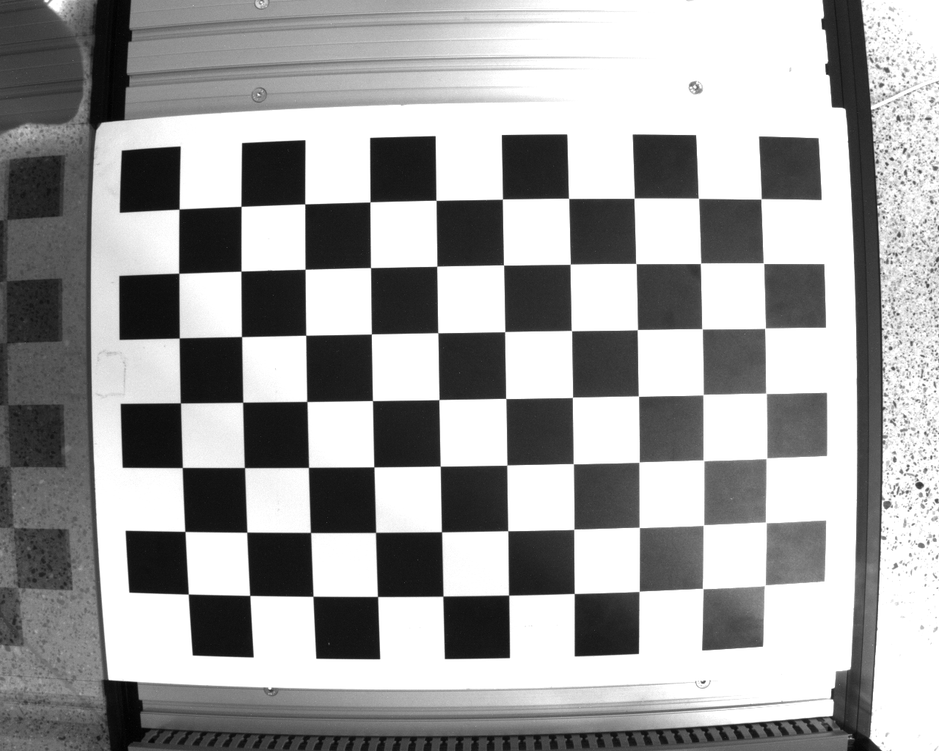
#> input picture intrinsics_images_3/cal_1.png, 939 x 751 px, shrunk from 1280 x 1024 before the run
$ python intrinsics_calibration.py
#> lines starting #> are read from the running program, lines starting #| are printed output that depends on the picture; after the words box and inside, x2 and y2 are one past the last pixel; in counts of white or black regions, pixels touching at a corner belong together
import numpy as np
import cv2
import glob

#### Calibrate intrinsic parameters:
# - Intrinsic matrix
# - (Quadratic) Distortion correction parameters
####

# We will use a chessboard as a calibrator. Do we see well al the squares?
chessboard_img = cv2.imread('../intrinsics_images_3/cal_1.png')
#> chessboard_img is the input picture: shape (751, 939, 3); min 1, max 255, mean 160.1
cv2.imshow('chessboard', chessboard_img)
cv2.waitKey(0)
cv2.destroyAllWindows()


# These numbers must match the used calibration grid. The grid is formed by the internal intersection of the chessboard
square_size = 50
rows = 7
columns = 10

# Coordinates of calibration grid points w.r.t. associated frame
chessboard_points = np.zeros((columns * rows, 3), np.float32)
chessboard_points[:, :2] = np.mgrid[0:columns, 0:rows].T.reshape(-1, 2)
chessboard_points *= square_size

# Arrays to store object points and image points from all the images.
objpoints = []  # 3d points in real world space, expressed in the calibrator's natural reference frame.
imgpoints = []  # 2d points in image plane.

# We could use multiple pictures of the calibrator, taken in different poses. In this case, we use one.
images = glob.glob("../intrinsics_images_3/*.png")
# images = ['CHESSBOARD.PNG']

# termination criteria for subpixel refinement
criteria = (cv2.TERM_CRITERIA_EPS + cv2.TERM_CRITERIA_MAX_ITER, 30, 0.001)

# Find chessboard corners
for fname in images:
    img = cv2.imread(fname)
    gray = cv2.cvtColor(img, cv2.COLOR_BGR2GRAY)

    # Find the chess board corners
    ret, corners = cv2.findChessboardCorners(gray, (columns, rows), None)
#> ret = True; corners = 70 rows, first 8: [179, 209], [241.2, 206.4], [304.8, 203.9], [370, 202], [436.1, 200.2], [502.4, 199], [568.8, 198.1], [634, 198]

    # If found, add object points, image points (after refining them)
    if ret == True:

        objpoints.append(chessboard_points)  # defined by hand, by us

        corners2 = cv2.cornerSubPix(gray, corners, (11, 11), (-1, -1), criteria)
#> corners2 = 70 rows, first 8: [179, 209.1], [241, 206.3], [304.7, 203.9], [369.9, 201.9], [436, 200.3], [502.4, 199.1], [568.6, 198.4], [634.1, 198.2]
        imgpoints.append(corners2)  # associated points in the image, with subpixel accuracy

        # Draw and display the corners
        cv2.drawChessboardCorners(img, (columns, rows), corners2, ret)
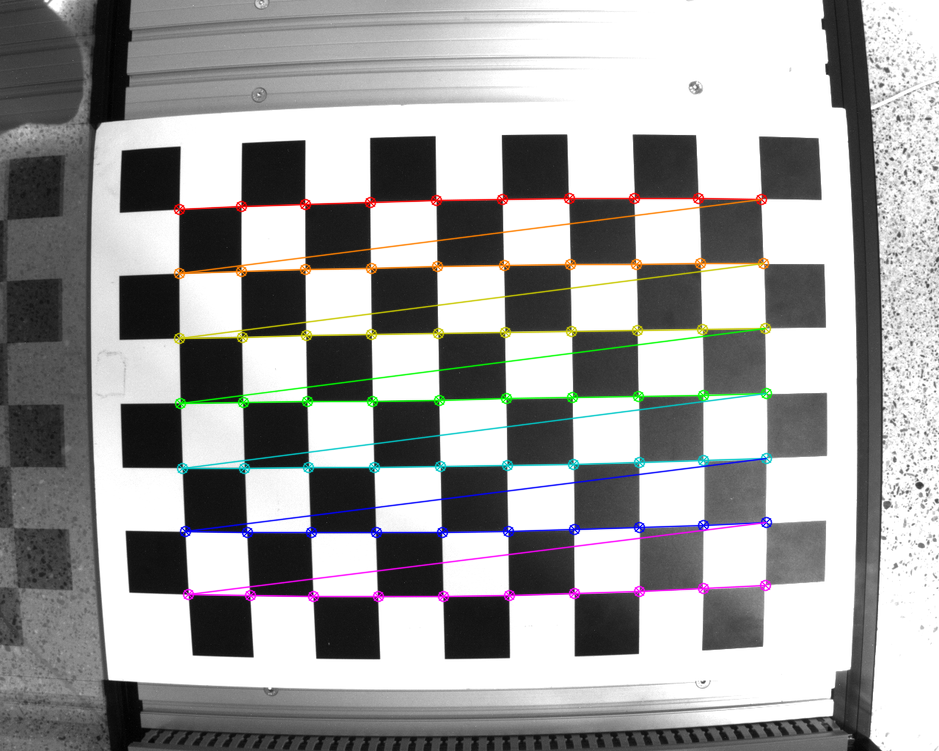
#> img: shape (751, 939, 3); 4% of pixels changed, all inside (x1, y1, x2, y2) = (173, 192, 773, 603)
        cv2.imshow('img', img)
        cv2.waitKey(500)
#> pass 2 of the loop `for fname in images:`:
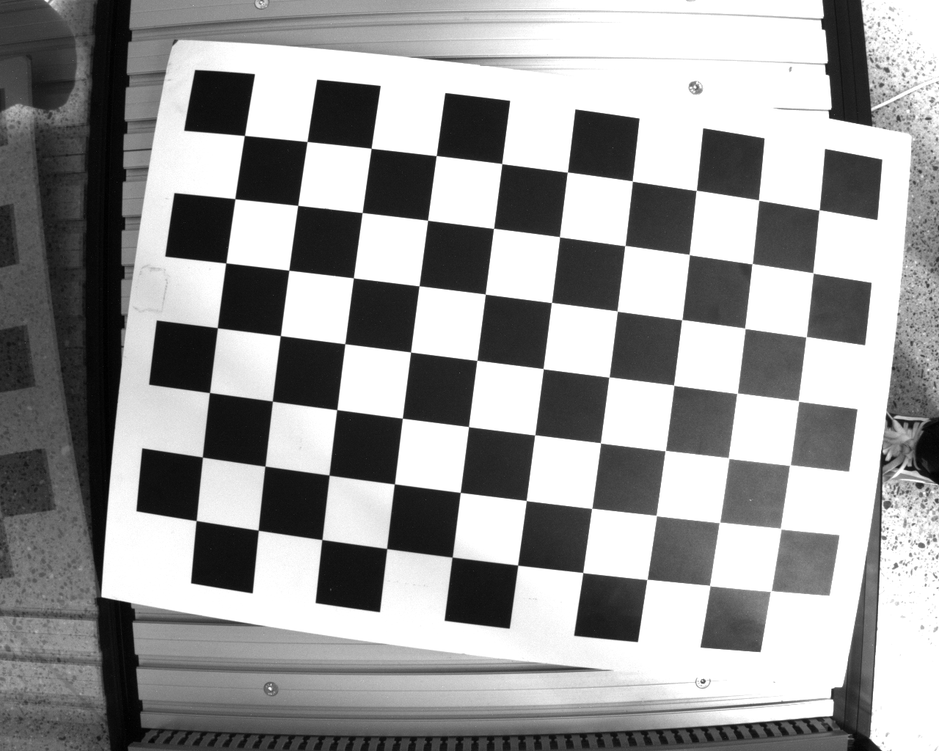
#> input picture intrinsics_images_3/cal_10.png, 939 x 751 px, shrunk from 1280 x 1024 before the run
#> img is the input picture: shape (751, 939, 3); min 0, max 255, mean 153
#> corners = 70 rows, first 8: [244.5, 135.5], [306.9, 141.5], [371, 148.2], [436.1, 155.6], [501.7, 163.8], [567.1, 171.9], [632, 181], [696.1, 190]
#> corners2 = 70 rows, first 8: [244.4, 135.5], [307, 141.5], [371.1, 148.3], [436.3, 155.6], [501.7, 163.5], [567.3, 172.1], [632.3, 181], [696.2, 190.4]
#> `cv2.drawChessboardCorners(img, (columns, rows), corners2, ret)`:
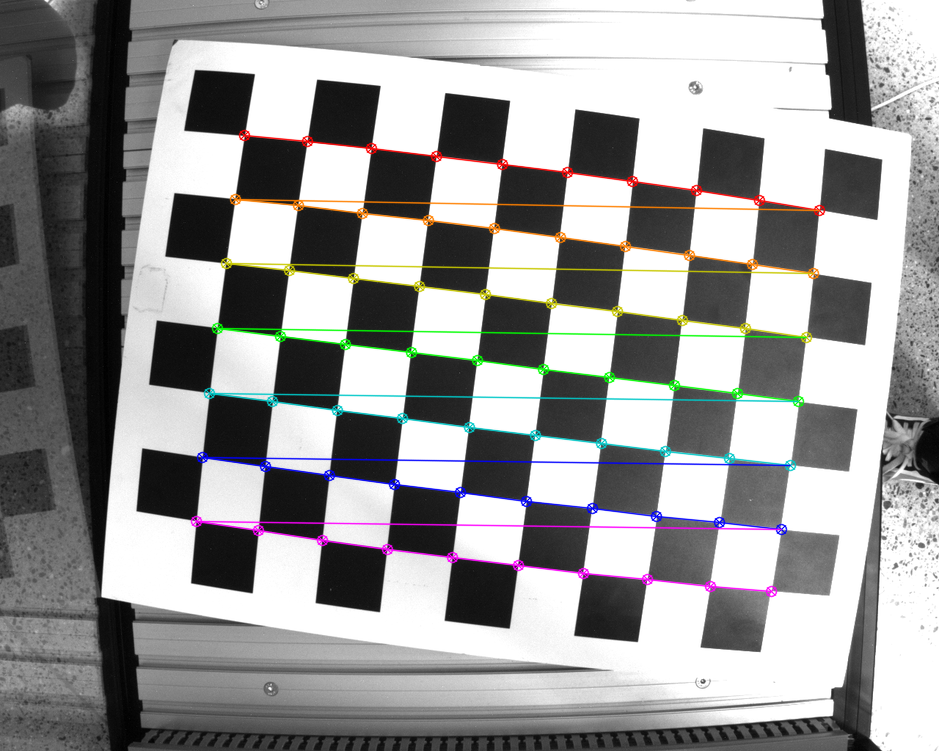
#> img: shape (751, 939, 3); 4.01% of pixels changed, all inside (x1, y1, x2, y2) = (190, 129, 826, 598)
#> pass 3 of the loop `for fname in images:`:
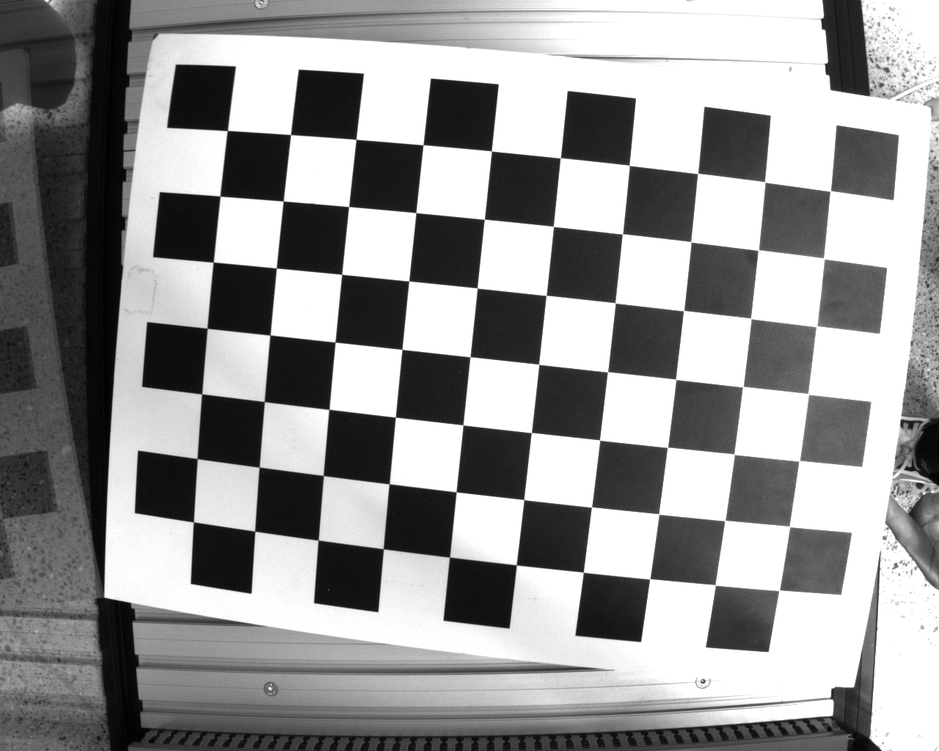
#> input picture intrinsics_images_3/cal_11.png, 939 x 751 px, shrunk from 1280 x 1024 before the run
#> img is the input picture: shape (751, 939, 3); min 0, max 255, mean 149.7
#> corners = 70 rows, first 8: [227.3, 130.5], [290.5, 134.6], [355.9, 139.3], [423.1, 144.7], [491.4, 151], [560.3, 157.8], [629.3, 165.4], [697.6, 173.4]
#> corners2 = 70 rows, first 8: [227.3, 130.5], [290.5, 134.5], [355.9, 139.3], [423.1, 144.7], [491.4, 150.9], [560.4, 157.8], [629.3, 165.3], [697.6, 173.4]
#> `cv2.drawChessboardCorners(img, (columns, rows), corners2, ret)`:
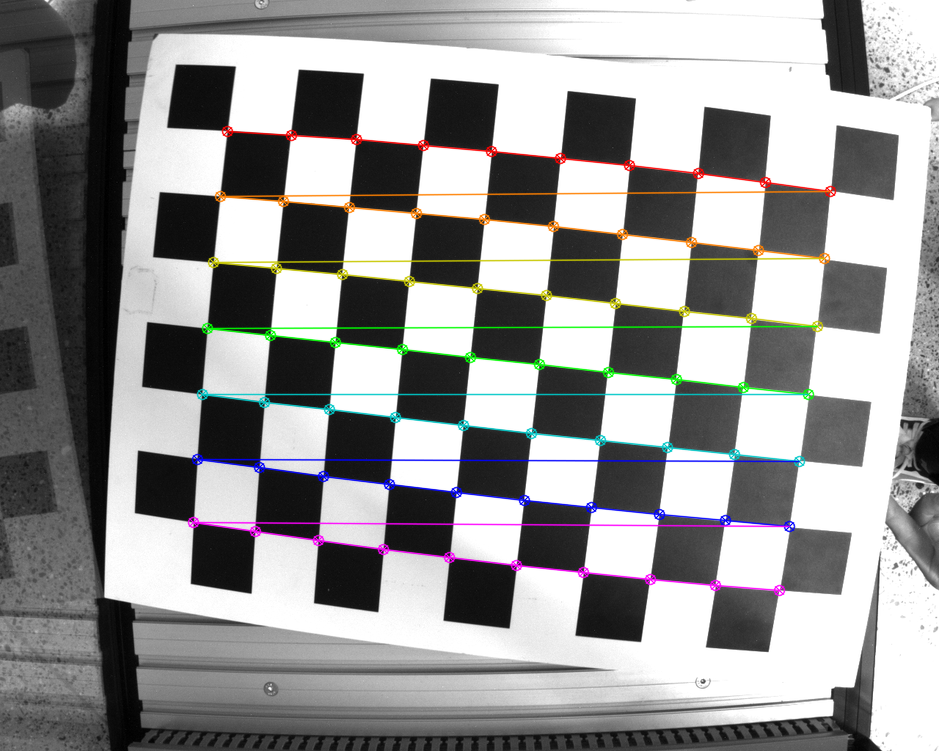
#> img: shape (751, 939, 3); 4.11% of pixels changed, all inside (x1, y1, x2, y2) = (187, 125, 837, 597)

cv2.destroyAllWindows()

# Retrieve calibration parameters - intrinsics and distortion coefficients
ret, mtx, dist, rvecs, tvecs = cv2.calibrateCamera(objpoints, imgpoints, gray.shape[::-1], None, None)
#> ret = 0.0891; mtx = [[1192.6, 0, 476.4], [0, 1192.1, 376.2], [0, 0, 1]]; dist = [[-0.426, 0.0176, -0.00397, 0.00282, 1.66]]; rvecs = ([0.00505, -0.00217, -0.0165], [0.00453, -0.00373, 0.125], [0.0848, 0.07, 0.107]); tvecs = ([-230.5, -129.1, 889.9], [-179.3, -185.7, 889.7], [-187.5, -184.5, 862.8])

# Let's have a look:
mtx  # estimated intrinsics matrix
dist  # estimated distortion coefficients k1, k2, p1, p2, k3
# p1, p2 -> k4, k5 in our slides! they are dedicated to tangential distortion

# Refine camera matrix, basing on distortion correction
img = cv2.imread(images[0])
h,  w = img.shape[:2]
#> h = 751; w = 939
newcameramtx, roi = cv2.getOptimalNewCameraMatrix(mtx, dist, (w, h), 1, (w, h))
#> newcameramtx = [[1092.1, 0, 478.5], [0, 1092.4, 373.6], [0, 0, 1]]; roi = (9, 15, 920, 719)

# Undistort
dst = cv2.undistort(img, mtx, dist, None, newcameramtx)
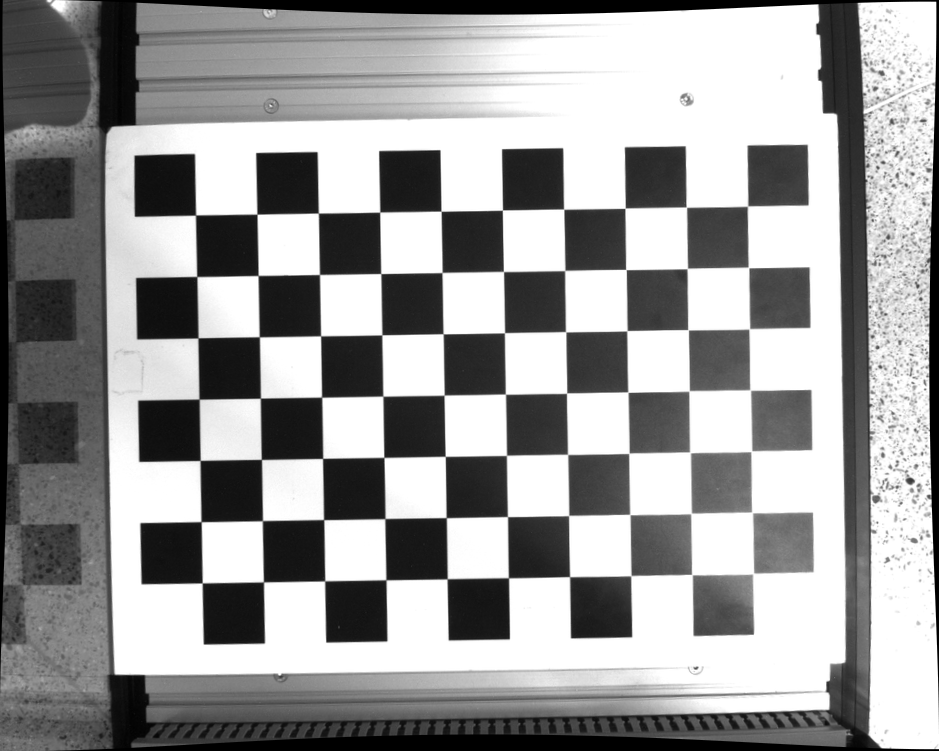
#> dst: shape (751, 939, 3); min 0, max 255, mean 154.3

# There is a small problem with the undistorted image
cv2.imshow('undistorted', dst)
cv2.waitKey(0)
cv2.destroyAllWindows()
# See?

# Crop the image
x, y, w, h = roi
#> x = 9; y = 15; w = 920; h = 719
dst = dst[y:y + h, x:x + w]
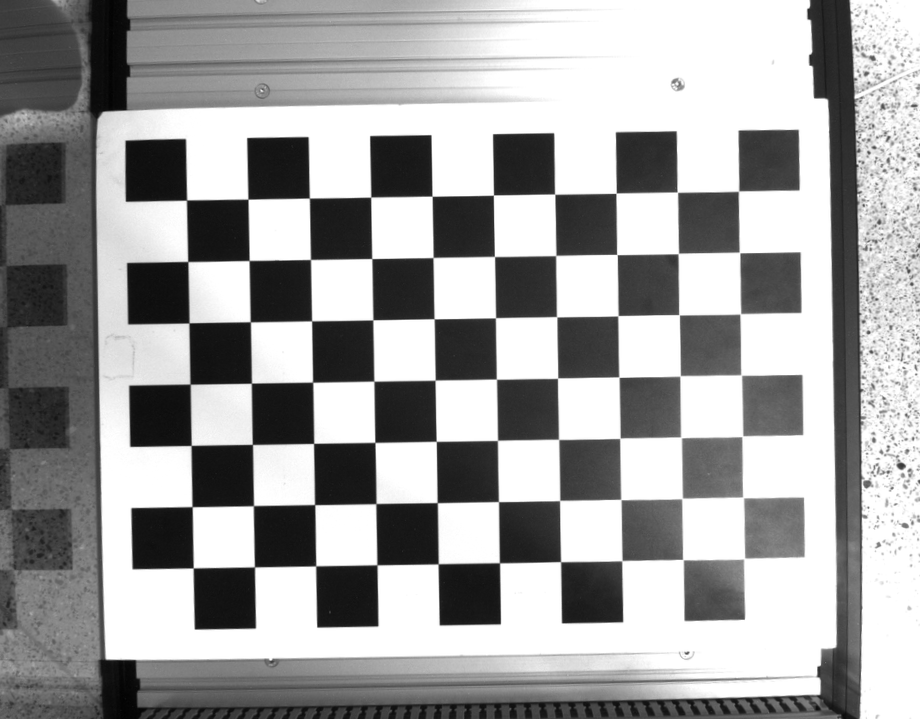
#> dst: shape (719, 920, 3); min 2, max 255, mean 160.4
cv2.imshow('Undistorted and cropped', dst)
cv2.waitKey(0)
cv2.destroyAllWindows()
cv2.imwrite('calibresult.png', dst)

# We can save all relevant data for further re-use
np.savez('intrinsics.npz', mtx=mtx, dist=dist, rvecs=rvecs, tvecs=tvecs)
